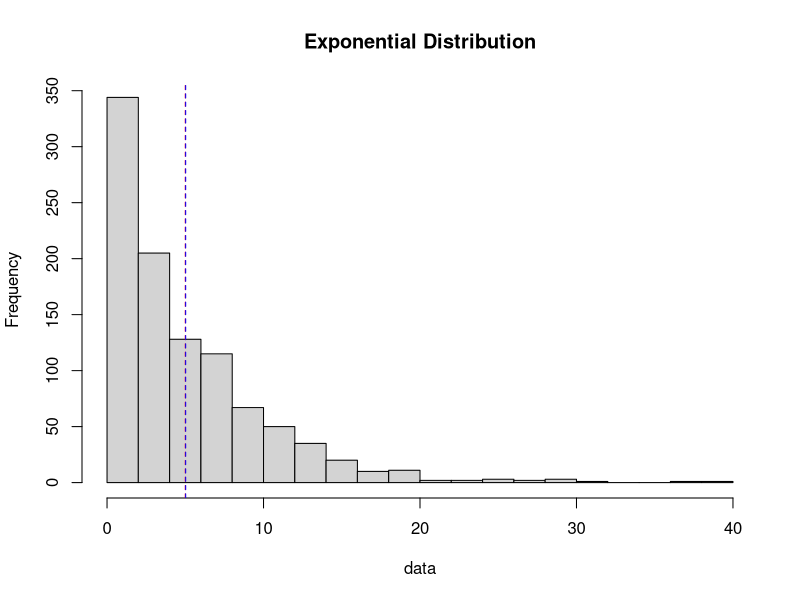
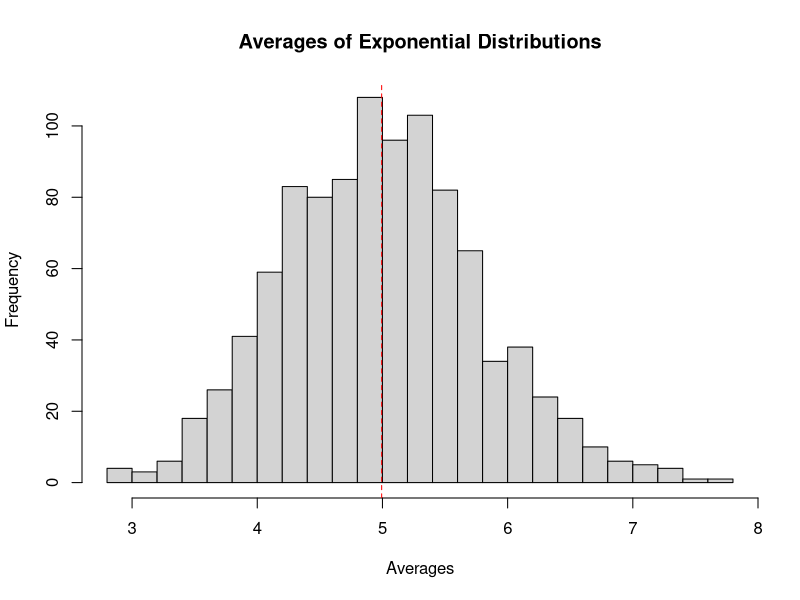

Here is the R script that generated these plots, in order:
## ---- chunk 1
lambda = 0.2; data = rexp(1000,lambda);
## ---- chunk 2
t_mean = 1/lambda;r_avg = mean(data);
hist(data,breaks=25,main="Exponential Distribution");
abline(v=t_mean,col='red',lty=2);abline(v=r_avg,col='blue',lty=2);
## ---- chunk 3
t_mean - r_avg
## ---- chunk 4
var(data)
## ---- chunk 5
(1/lambda)^2 - var(data)
## ---- chunk 6
mean_s<-c();for(i in 1:1000){mean_s <-c (mean_s , mean(rexp(40,lambda)));}
hist(mean_s,breaks=25,main="Averages of Exponential Distributions",xlab="Averages");
abline(v=mean(mean_s),col='red',lty=2);
## ---- chunk 7
mean(mean_s)
